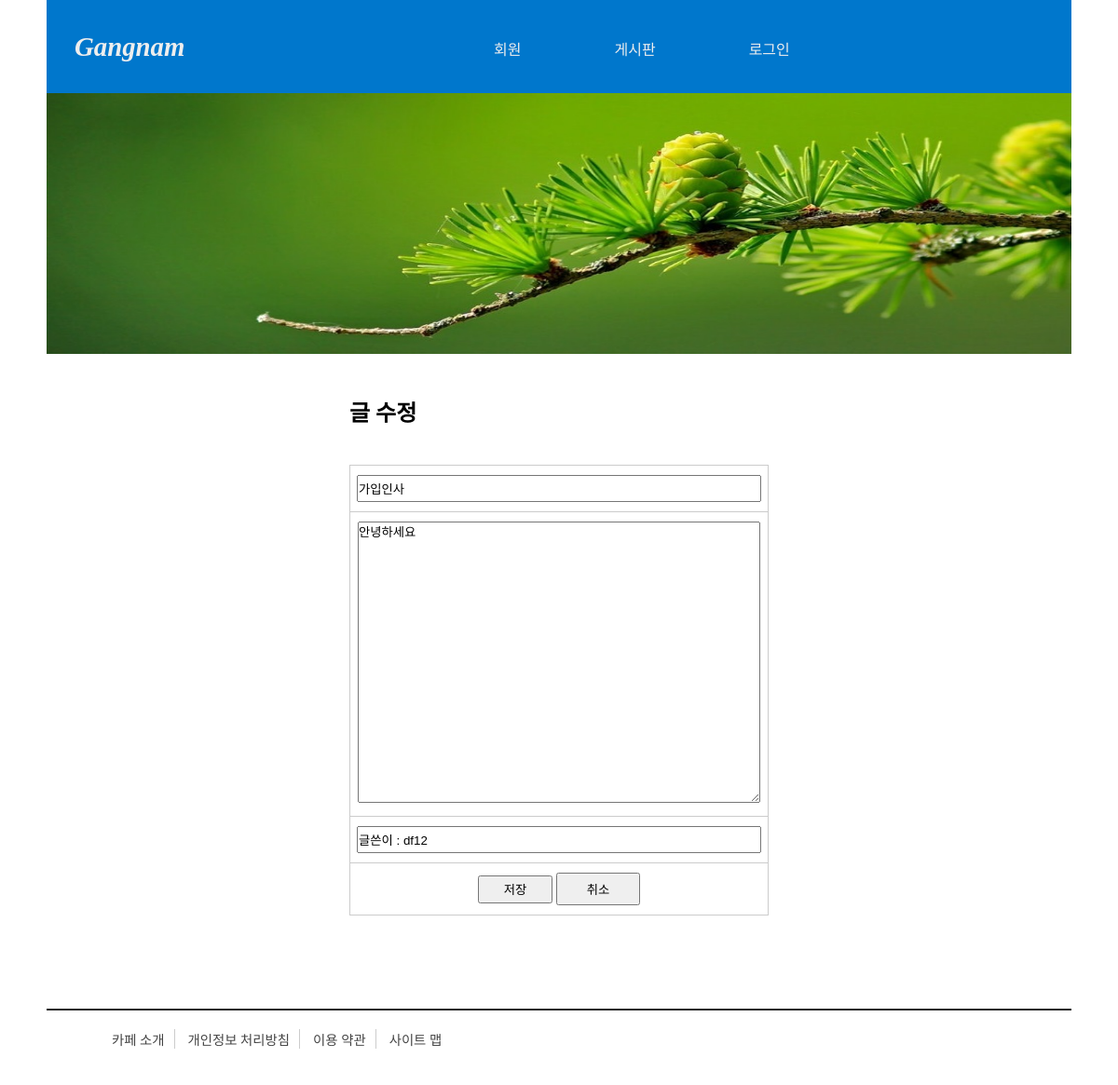
Screenshot of /update/1 with the database file from the repository.
### tables this page shows
CREATE TABLE board(
        bno INTEGER PRIMARY KEY AUTOINCREMENT,
        title TEXT NOT NULL,
        content TEXT NOT NULL,
        createdate DATETIME DEFAULT (datetime('now', 'localtime')),
        hit INTEGER DEFAULT 0,
        memberid TEXT NOT NULL,
        FOREIGN KEY(memberid) REFERENCES member(memberid) ON DELETE CASCADE);

### pyworks/member/start_app.py (the view)
@app.route('/update/<int:bno>', methods=['GET', 'POST'])
def update(bno):
    if request.method == "POST":
        title = request.form['title'].replace("'","''")
        content = request.form['content'].replace("'","''")
        conn = getconn()
        cursor = conn.cursor()
        sql = f"UPDATE board SET title = '{title}', content = '{content}' " \
              f"WHERE bno = {bno}"
        cursor.execute(sql)
        conn.commit()
        conn.close()
        return redirect(url_for('detail', bno=bno)) #상세보기(글번호 명시)
    else:
        conn = getconn()
        cursor = conn.cursor()
        sql = f"SELECT * FROM board WHERE bno = {bno}"
        cursor.execute(sql)
        board = cursor.fetchone()  #게시글 1개 반환받음
        conn.close()
        return render_template('update.html', board=board)

### pyworks/member/start_app.py (called while the page is built)
def getconn():
    conn = sqlite3.connect("c:/green_project/sqlworks/pydb/memberdb.db")
    return conn

### pyworks/member/templates/update.html (shortened to what this page needs)
<!DOCTYPE html>
<html lang="ko">
<head>
    <link rel="stylesheet"
          href="{{ url_for('static', filename='css/style.css') }}">
</head>
<body>
    <div id="container">
        {% include 'header.html' %}
        <div id="main-pic">
            <img src="{{ url_for('static', filename='images/header1.jpg') }}">
        </div>
        <section id="update">
            <h2>글 수정</h2>
            <form action="" method="post">
                <table>
                    <tbody>
                        <tr>
                            <td>
                                <input type="text" name="title" value="{{ board[1] }}">
                            </td>
                        </tr>
                        <tr>
                            <td>
                                <textarea name="content">{{ board[2] }}</textarea>
                            </td>
                        </tr>
                        <tr>
                            <td>
                                <input type="text" name="memberid"
                                       value="글쓴이 : {{ board[5] }}" readonly>
                            </td>
                        </tr>
                        <tr>
                            <td>
                               <input type="submit" value="저장">
                               <input type="reset" value="취소">
                            </td>
                        </tr>
                    </tbody>
                </table>
            </form>
        </section>
        {% include 'footer.html' %}
    </div>
</body>
</html>

### pyworks/member/static/css/style.css (style rules this page uses)
* { margin: 0; padding: 0; }
#container { width: 100%; margin: 0 auto; }
#main-pic img { width: 100%; height: 240px; }
#register form input[type='button'],input[type='reset'] { width: 80px; height: 30px }
#memberlist table, th, td { border: 1px solid #ccc; border-collapse: collapse; text-align: center; }
#memberlist table th, td { padding: 10px 0; font-size: 0.9em; }
#boardlist table, th, td { border: 1px solid #ccc; border-collapse: collapse; }
#boardlist table th, td { padding: 10px 5px; font-size: 0.7em; }
#writing table, td { border: 1px solid #ccc; border-collapse: collapse; }
#writing table input[type='submit'], input[type='reset'] { width: 80px; height: 30px; }
#detail table, td { border: 1px solid #ccc; border-collapse: collapse; }
#update { width: 450px; margin: 40px auto 100px; }
#update table { width: 450px; margin: 40px auto; }
#update table, td { border: 1px solid #ccc; border-collapse: collapse; }
#update table input[type='text'] { width: 430px; height: 25px; }
#update textarea { width: 430px; height: 300px; }
#update table input[type='submit'], input[type='reset'] { width: 80px; height: 30px; }
@media screen and (min-width: 780px) { #main-pic img { width: 100%; height: 260px; } }
@media screen and (min-width: 780px) { #boardlist table th, td { padding: 10px 5px; font-size: 0.8em; } }
@media screen and (min-width: 1100px) { #container { width: 1100px; margin: 0 auto; } }
@media screen and (min-width: 1100px) { #main-pic img { width: 100%; height: 280px; } }
@media screen and (min-width: 1100px) { #boardlist table th, td { padding: 10px 0; font-size: 1em; } }
@media screen and (min-width: 1100px) { #writing table input[type='submit'], input[type='reset'] { width: 90px; height: 35px; } }

### rows the page displays
board: title "가입인사", content "안녕하세요", memberid "글쓴이 : df12"
